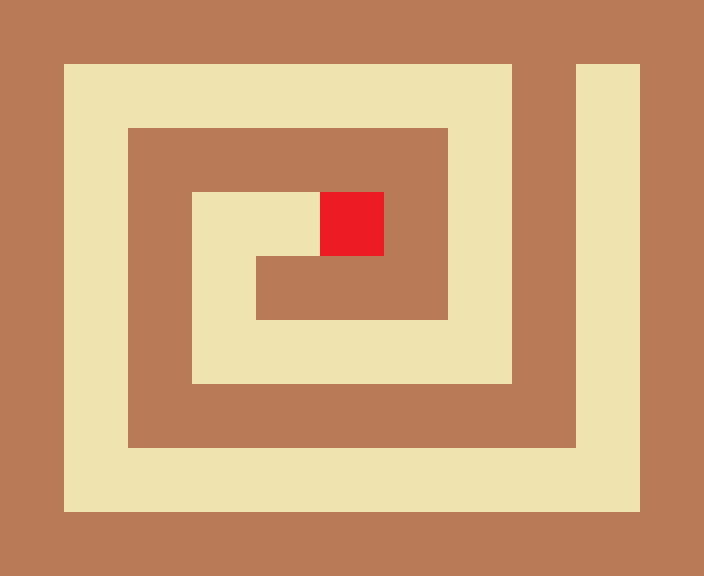

Tiled map render using the project's own tile images. Description and the whole map definition, tile-layer contents included, below:
An orthogonal 11x9 tile map with 64x64 px tiles, 2 tile layers (tiles, enemies).

<map version="1.0" orientation="orthogonal" width="11" height="9" tilewidth="64" tileheight="64">
 <tileset firstgid="1" name="tiled" tilewidth="64" tileheight="64">
  <image source="../tiled.png" width="256" height="128" />
 </tileset>
 <layer name="tiles" width="11" height="9">
  <data>
   <tile gid="1" />
   <tile gid="1" />
   <tile gid="1" />
   <tile gid="1" />
   <tile gid="1" />
   <tile gid="1" />
   <tile gid="1" />
   <tile gid="1" />
   <tile gid="1" />
   <tile gid="1" />
   <tile gid="1" />
   <tile gid="1" />
   <tile gid="2" />
   <tile gid="2" />
   <tile gid="2" />
   <tile gid="2" />
   <tile gid="2" />
   <tile gid="2" />
   <tile gid="2" />
   <tile gid="1" />
   <tile gid="2" />
   <tile gid="1" />
   <tile gid="1" />
   <tile gid="2" />
   <tile gid="1" />
   <tile gid="1" />
   <tile gid="1" />
   <tile gid="1" />
   <tile gid="1" />
   <tile gid="2" />
   <tile gid="1" />
   <tile gid="2" />
   <tile gid="1" />
   <tile gid="1" />
   <tile gid="2" />
   <tile gid="1" />
   <tile gid="2" />
   <tile gid="2" />
   <tile gid="2" />
   <tile gid="1" />
   <tile gid="2" />
   <tile gid="1" />
   <tile gid="2" />
   <tile gid="1" />
   <tile gid="1" />
   <tile gid="2" />
   <tile gid="1" />
   <tile gid="2" />
   <tile gid="1" />
   <tile gid="1" />
   <tile gid="1" />
   <tile gid="2" />
   <tile gid="1" />
   <tile gid="2" />
   <tile gid="1" />
   <tile gid="1" />
   <tile gid="2" />
   <tile gid="1" />
   <tile gid="2" />
   <tile gid="2" />
   <tile gid="2" />
   <tile gid="2" />
   <tile gid="2" />
   <tile gid="1" />
   <tile gid="2" />
   <tile gid="1" />
   <tile gid="1" />
   <tile gid="2" />
   <tile gid="1" />
   <tile gid="1" />
   <tile gid="1" />
   <tile gid="1" />
   <tile gid="1" />
   <tile gid="1" />
   <tile gid="1" />
   <tile gid="2" />
   <tile gid="1" />
   <tile gid="1" />
   <tile gid="2" />
   <tile gid="2" />
   <tile gid="2" />
   <tile gid="2" />
   <tile gid="2" />
   <tile gid="2" />
   <tile gid="2" />
   <tile gid="2" />
   <tile gid="2" />
   <tile gid="1" />
   <tile gid="1" />
   <tile gid="1" />
   <tile gid="1" />
   <tile gid="1" />
   <tile gid="1" />
   <tile gid="1" />
   <tile gid="1" />
   <tile gid="1" />
   <tile gid="1" />
   <tile gid="1" />
   <tile gid="1" />
  </data>
 </layer>
 <layer name="enemies" width="11" height="9">
  <data>
   <tile gid="0" />
   <tile gid="0" />
   <tile gid="0" />
   <tile gid="0" />
   <tile gid="0" />
   <tile gid="0" />
   <tile gid="0" />
   <tile gid="0" />
   <tile gid="0" />
   <tile gid="0" />
   <tile gid="0" />
   <tile gid="0" />
   <tile gid="0" />
   <tile gid="0" />
   <tile gid="0" />
   <tile gid="0" />
   <tile gid="0" />
   <tile gid="0" />
   <tile gid="0" />
   <tile gid="0" />
   <tile gid="0" />
   <tile gid="0" />
   <tile gid="0" />
   <tile gid="0" />
   <tile gid="0" />
   <tile gid="0" />
   <tile gid="0" />
   <tile gid="0" />
   <tile gid="0" />
   <tile gid="0" />
   <tile gid="0" />
   <tile gid="0" />
   <tile gid="0" />
   <tile gid="0" />
   <tile gid="0" />
   <tile gid="0" />
   <tile gid="0" />
   <tile gid="0" />
   <tile gid="3" />
   <tile gid="0" />
   <tile gid="0" />
   <tile gid="0" />
   <tile gid="0" />
   <tile gid="0" />
   <tile gid="0" />
   <tile gid="0" />
   <tile gid="0" />
   <tile gid="0" />
   <tile gid="0" />
   <tile gid="0" />
   <tile gid="0" />
   <tile gid="0" />
   <tile gid="0" />
   <tile gid="0" />
   <tile gid="0" />
   <tile gid="0" />
   <tile gid="0" />
   <tile gid="0" />
   <tile gid="0" />
   <tile gid="0" />
   <tile gid="0" />
   <tile gid="0" />
   <tile gid="0" />
   <tile gid="0" />
   <tile gid="0" />
   <tile gid="0" />
   <tile gid="0" />
   <tile gid="0" />
   <tile gid="0" />
   <tile gid="0" />
   <tile gid="0" />
   <tile gid="0" />
   <tile gid="0" />
   <tile gid="0" />
   <tile gid="0" />
   <tile gid="0" />
   <tile gid="0" />
   <tile gid="0" />
   <tile gid="0" />
   <tile gid="0" />
   <tile gid="0" />
   <tile gid="0" />
   <tile gid="0" />
   <tile gid="0" />
   <tile gid="0" />
   <tile gid="0" />
   <tile gid="0" />
   <tile gid="0" />
   <tile gid="0" />
   <tile gid="0" />
   <tile gid="0" />
   <tile gid="0" />
   <tile gid="0" />
   <tile gid="0" />
   <tile gid="0" />
   <tile gid="0" />
   <tile gid="0" />
   <tile gid="0" />
   <tile gid="0" />
  </data>
 </layer>
</map>
